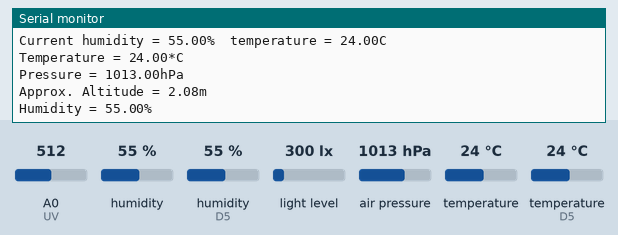
Simulated run of this sketch. Board: ESP8266 (NodeMCU). Parts: the last lines printed to the serial monitor. Inputs (shaded band) come from the test bench; at power-on: humidity 55 %, humidity (sensor on D5) 55 %, A0 (UV) = 512, light level 300 lx, temperature (sensor on D5) 24 °C, air pressure 1013 hPa, temperature 24 °C.

Above: at 1.2 s.
1.3 s: humidity (sensor 0) set to 22 %
5.2 s: humidity (sensor on D5) set to 22 %
At 8.3 s:
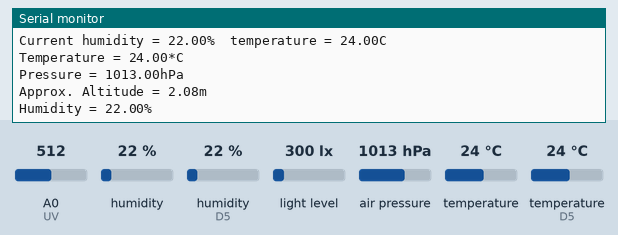
9.1 s: A0 (UV) set to 716
13.0 s: light level set to 40 lx
16.9 s: temperature (sensor on D5) set to 12 °C
20.8 s: air pressure set to 952 hPa
At 22.5 s:
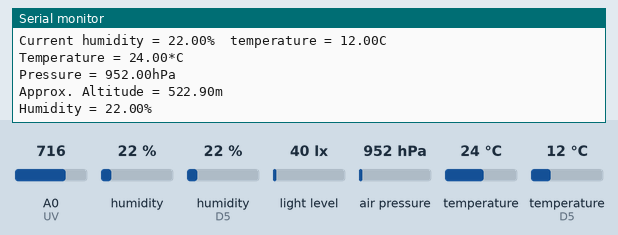

The sketch:

uv_light_and_temp_humi_pressure.ino
```cpp
/*

  Connection light intensity sensor:

    VCC -> 3V3 or 5V
    GND -> GND
    SCL -> D3
    SDA -> D4
    ADD -> (not connected) or GND

   Connection UV light sensor:

    VCC -> 3V3 or 5V
    GND -> GND
    Analog -> A0

   Connection temp humi altitude and pressure sensor:


    VCC -> 3V3 or 5V
    GND -> GND
    SCL -> D1
    SDA -> D2

*/
#include <Wire.h>
#include <BH1750.h>
#include <DHT.h>        // including the library of DHT11 temperature and humidity sensor
#include <Wire.h>
#include <Adafruit_Sensor.h>
#include <Adafruit_BME280.h>
#define SEALEVELPRESSURE_HPA (1013.25)
#define DHTTYPE DHT11   // DHT 11
#define dht_dpin D5

Adafruit_BME280 bme;

DHT dht(dht_dpin, DHTTYPE);
BH1750 lightMeter(0x23);
const int UV=A0;

void setup() {
dht.begin();
Serial.begin(115200);
Serial.println("Humidity and temperature\n\n");

}


void light(){
Wire.begin(D4, D3);  //SDA = D4  SCL = D3
if (lightMeter.begin(BH1750::CONTINUOUS_HIGH_RES_MODE)) {
    float lux = lightMeter.readLightLevel();

    Serial.print("Light intensity: ");
    Serial.println(lux);
  }

}


void pressure(){
Wire.begin(D2, D1);
if (!bme.begin(0x76)) {
    Serial.println("Could not find a valid BME280 sensor, check wiring!");
    while (1);
  }
  Serial.print("Temperature = ");
  Serial.print(bme.readTemperature());
  Serial.println("*C");

  Serial.print("Pressure = ");
  Serial.print(bme.readPressure() / 100.0F);
  Serial.println("hPa");

  Serial.print("Approx. Altitude = ");
  Serial.print(bme.readAltitude(SEALEVELPRESSURE_HPA));
  Serial.println("m");

  Serial.print("Humidity = ");
  Serial.print(bme.readHumidity());
  Serial.println("%");

}

void UVvalue(){
int valeur_UV=analogRead(UV);
Serial.print("analog val= ");
Serial.println(valeur_UV);
if(0<valeur_UV and valeur_UV<10)
{
  Serial.print("UV index= ");
  Serial.println(0);
}
else if(10<valeur_UV and valeur_UV<46)
{
  Serial.print("UV index= ");
  Serial.println(1);
}
else if(46<valeur_UV and valeur_UV<65)
{
  Serial.print("UV index= ");
  Serial.println(2);
}
else if(65<valeur_UV and valeur_UV<83)
{
  Serial.print("UV index= ");
  Serial.println(3);
}
else if(83<valeur_UV and valeur_UV<103)
{
  Serial.print("UV index= ");
  Serial.println(4);
}
else if(103<valeur_UV and valeur_UV<124)
{
  Serial.print("UV index= ");
  Serial.println(5);
}
else if(124<valeur_UV and valeur_UV<142)
{
  Serial.print("UV index= ");
  Serial.println(6);
}
else if(142<valeur_UV and valeur_UV<162)
{
  Serial.print("UV index= ");
  Serial.println(7);
}
else if(162<valeur_UV and valeur_UV<180)
{
  Serial.print("UV index= ");
  Serial.println(8);
}
else if(180<valeur_UV and valeur_UV<200)
{
  Serial.print("UV index= ");
  Serial.println(9);
}
else if(200<valeur_UV and valeur_UV<221)
{
  Serial.print("UV index= ");
  Serial.println(10);
}
else if(221<valeur_UV and valeur_UV<240)
{
  Serial.print("UV index= ");
  Serial.println("11+");
}
else if(valeur_UV>240)
{
  Serial.print("UV index= ");
  Serial.println("11+");
}
}

void DTHvalue(){
float h = dht.readHumidity();
float t = dht.readTemperature();
Serial.print("Current humidity = ");
Serial.print(h);
Serial.print("%  ");
Serial.print("temperature = ");
Serial.print(t);
Serial.println("C  ");
}

void loop() {
UVvalue();
light();
DTHvalue();
pressure();
Serial.println();
delay(7000);
}
```

Measured:
- after the input at 5.2 s, the serial monitor: prints a new line after 1.9 s (image 1)
- after the input at 20.8 s, the serial monitor: prints a new line after 0.32 s (image 2)
